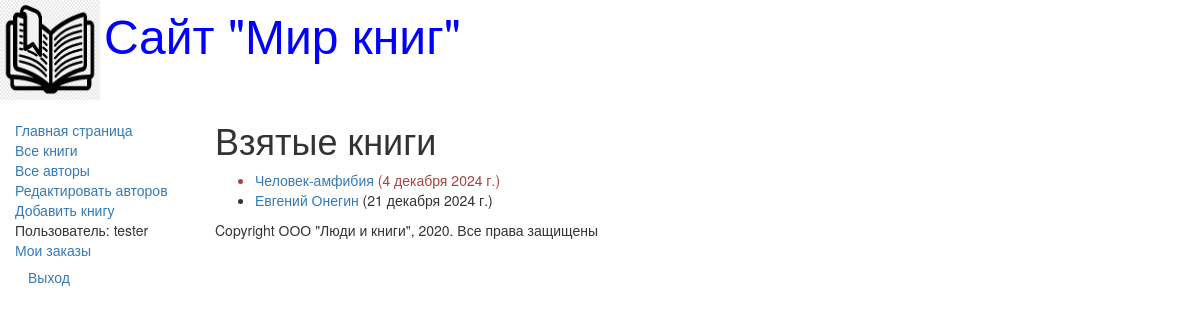
The app's page /mybooks/ (signed in) with its own data.
### catalog/models.py (models this page shows, shortened)
class BookInstance(models.Model):
    book = models.ForeignKey('Book', on_delete=models.CASCADE, null=True)
    inv_nom = models.CharField(max_length=20, null=True,
                help_text="Введите инвентарный номер экземпляра",
                verbose_name="Инвентарный номер")
    imprint = models.CharField(max_length=200, null=True,
                    help_text="Введите издательство и год выnуска",
                    verbose_name="Издательство")
    status = models.ForeignKey('Status', on_delete=models.CASCADE,
                    null=True,
                    help_text='Изменить состояние экземпляра',
                    verbose_name="Cтaтyc экземпляра книги")
    due_back = models.DateField(null=True, blank=True,
                    help_text = "Введите конец срока статуса",
                    verbose_name = "Дaтa окончания статуса")
    borrower = models.ForeignKey(User, on_delete=models.SET_NULL,
                    null=True, blank=True,
                    verbose_name="Заказчик",
                    help_text='Выберите заказчика книги')
    @property
    def is_overdue(self):
        if self.due_back and date.today() > self.due_back:
            return True
        return False

class Book(models.Model):
    title = models.CharField(max_length=200,
            help_text="Введите название книги",
            verbose_name="Название книги")
    genre = models.ForeignKey('Genre', on_delete=models.CASCADE,
            help_text=" Выберите жанр для книги",
            verbose_name="Жaнp книги", null=True)
    language = models.ForeignKey('Language',
            on_delete=models.CASCADE,
            help_text="Выберите язык книги",
            verbose_name="Язык книги", null=True)
    author = models.ManyToManyField('Author',
            help_text="Выберите автора книги",
            verbose_name="Aвтop книги")
    summary = models.TextField(max_length=1000,
            help_text="Введите краткое описание книги",
            verbose_name="Аннотация книги")
    isbn = models.CharField(max_length=13,
            help_text="Должно содержать 13 символов",
            verbose_name = "ISBN книги")
    def display_author(self):
        return ', '.join([author.last_name for author in self.author.all()])
    display_author.short_description = 'Авторы'

### catalog/views.py (the view)
# urls.py: re_path(r'^mybooks/$', views.LoanedBooksByUserListView.as_view(), name='my-borrowed'),
class LoanedBooksByUserListView(LoginRequiredMixin, generic.ListView):
    model = BookInstance
    template_name = 'catalog/bookinstance_list_borrowed_user.html'
    paginate_by = 10
    def get_queryset(self):
        return BookInstance.objects.filter(borrower=self.request.user).filter(status__exact='2').order_by('due_back')

### catalog/templates/catalog/bookinstance_list_borrowed_user.html
{% extends "base_generic.html" %}
{% block content %}
    <h1>Взятые книги</h1>
    {% if bookinstance_list %}
    <ul>
      {% for bookinst in bookinstance_list %}
      <li class="{% if bookinst.is_overdue %}
                                   text-danger{% endif %}">
        <a href="{% url 'book-detail' bookinst.book.pk %}">
                                {{bookinst.book.title}}</a>
                         ({{ bookinst.due_back }})
      </li>
      {% endfor %}
    </ul>
    {% else %}
      <p>Нет книг со статусом В ЗАКАЗЕ.</p>
    {% endif %}
{% endblock %}

### catalog/templates/base_generic.html (shortened to what this page needs)
<!DOCTYPE html>
<html lang="en">
<head>
  <link rel="stylesheet"
        href="https://maxcdn.bootstrapcdn.com/bootstrap/3.3.7/css/bootstrap.min.css">
  {% load static %}
  <link rel="stylesheet" href="{% static 'css/styles.css' %}">
  {% block head %}
    <img src="{% static 'images/logo.jpg' %}"
         style="width:100px; height:100px" align="absmiddle">
    <font size="7" color="blue">Сайт "Мир книг"</font>
  {% endblock %}
</head>
<body>
  <div class="container-fluid">
    <div class="row">
        <div class="col-sm-2">
        {% block sidebar %}
        <ul class="sidebar-nav">
            <li><a href="{% url 'index' %}">Главная страница</a></li>
            <li><a href="{% url 'books' %}">Все книги</a></li>
            <li><a href="{% url 'authors' %}">Все авторы</a></li>
            <li><a href="{% url 'authors_add' %}">Редактировать авторов</a></li>
            <li><a href="{% url 'book_create' %}">Добавить книгу</a></li>
         {% if user.is_authenticated %}
            <li>Пользователь: {{ user.get_username }}</li>
            <li>
                <form method="post" action="{% url 'logout' %}">
                    <li><a href="{% url 'my-borrowed' %}">Мои заказы</a></li>
                    <button type="submit" class="btn btn-link">Выход</button>
                </form>
             </li>
          {% else %}
            <li><a href="{% url 'login'%}?next={{request.path}}">Вход</a></li>
          {% endif %}
        </ul>
        {% endblock %}
        </div>
        <div class="col-sm-10">
        {% block content %}{% endblock %}
        {% block footer %}
            {% block copyright %}
          <p>Copyright ООО "Люди и книги", 2020. Все права защищены</p>
            {% endblock %}
        {% endblock %}
        </div>
      </div>
  </div>
</body>
</html>

### catalog/static/css/styles.css (style rules this page uses)
.sidebar-nav { margin-top: 20px; padding: 0; list-style: none; }

### records on screen
BookInstance: book "Человек-амфибия", due_back "4 декабря 2024 г."
BookInstance: book "Евгений Онегин", due_back "21 декабря 2024 г."

### other values on screen
{{ user.get_username }} "tester"
